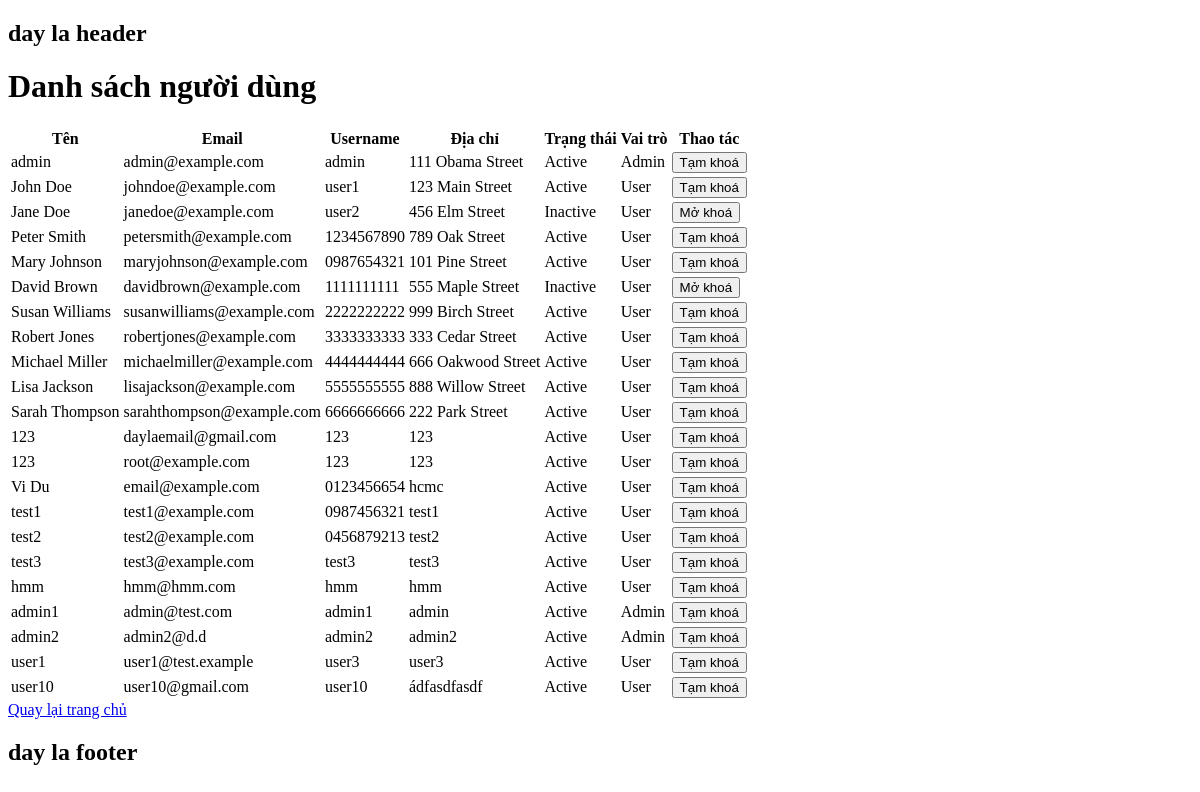
The page /user_management.php (signed in) on the database as committed earlier.
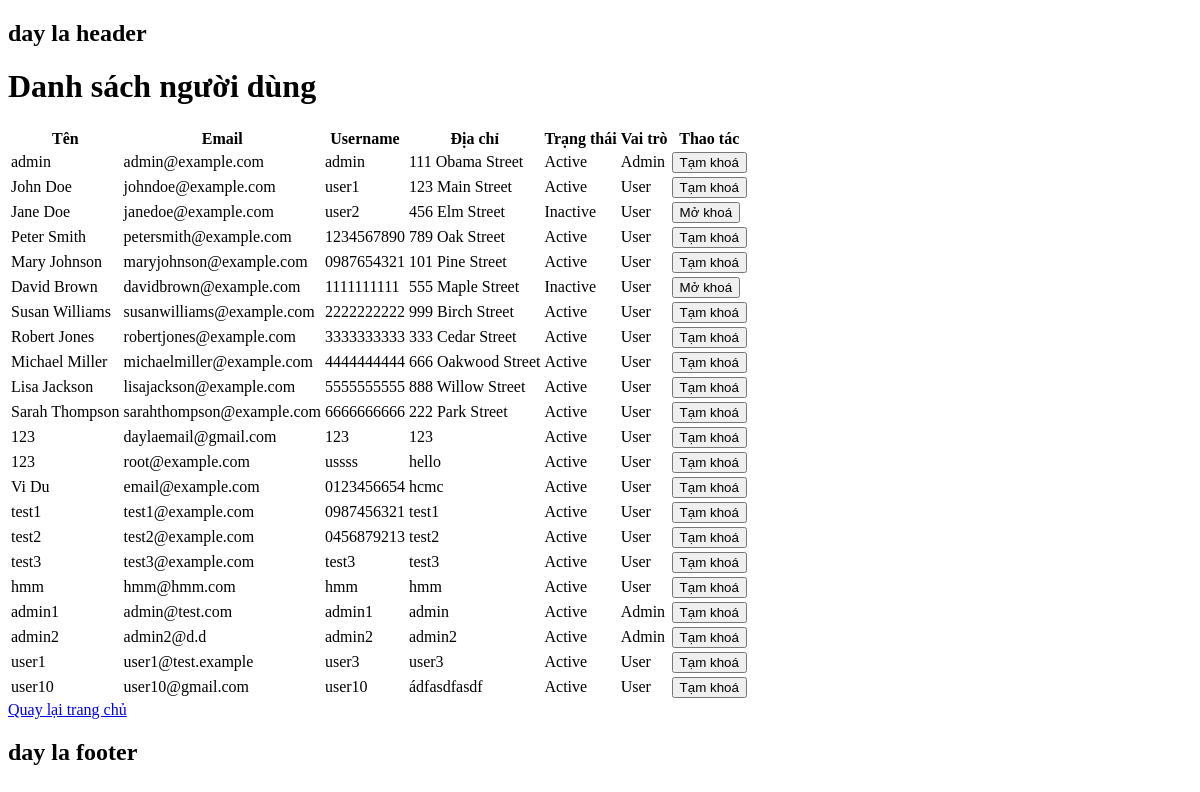
The same page on the database as committed later.
### tables this page shows
CREATE TABLE `users` (
  `id` int NOT NULL,
  `name` varchar(255) DEFAULT NULL,
  `email` varchar(255) NOT NULL,
  `username` varchar(20) NOT NULL,
  `address` varchar(255) NOT NULL,
  `password` varchar(255) NOT NULL,
  `is_active` tinyint(1) NOT NULL DEFAULT '1',
  `role_id` int NOT NULL DEFAULT '2'
);

### inc/init.php (called while the page is built, shortened)
<?php
spl_autoload_register(
    function ($className) {
        $fileName = strtolower($className) . ".php";
        $dirRoot = dirname(__DIR__);
    }
);

### classes/user.php (called while the page is built, shortened)
<?php
class User
{
    public static function getAllUserInfo($conn)
    {
        try {
            $sql = "select u.id, u.name, u.email, u.username, u.address, u.is_active, u.role_id from users u;";
            $stmt = $conn->prepare($sql);
            $stmt->setFetchMode(PDO::FETCH_ASSOC);
            if ($stmt->execute()) {
                $users = $stmt->fetchAll();
                return $users;
            }
        } catch (PDOException $e) {
            echo $e->getMessage();
            return null;
        }
    }
}

### user_management.php (the view, shortened to what this page needs)
<?
require "inc/init.php";
$conn = require "inc/db.php";
$users = User::getAllUserInfo($conn);
?>
<h1>Danh sách người dùng</h1>
<?php if (!empty($users)) : ?>
    <table>
        <thead>
            <tr>
                <th>Tên</th>
                <th>Email</th>
                <th>Username</th>
                <th>Địa chỉ</th>
                <th>Trạng thái</th>
                <th>Vai trò</th>
                <th>Thao tác</th>
            </tr>
        </thead>
        <tbody>
            <?php foreach ($users as $user) : ?>
                <tr>
                    <td><?php echo $user['name']; ?></td>
                    <td><?php echo $user['email']; ?></td>
                    <td><?php echo $user['username']; ?></td>
                    <td><?php echo $user['address']; ?></td>
                    <td><?php echo $user['is_active'] == 1 ? 'Active' : 'Inactive'; ?></td>
                    <td><?php echo $user['role_id'] == 1 ? 'Admin' : 'User'; ?></td>
                    <td>
                        <?php if ($user['is_active'] == false) : ?>
                            <button value="<?php echo $user['id']; ?>" name="id" id="btnActive">Mở khoá</button>
                        <?php else : ?>
                            <button value="<?php echo $user['id']; ?>" name="id" id="btnDeactive">Tạm khoá</button>
                        <?php endif; ?>
                    </td>
                </tr>
            <?php endforeach; ?>
        </tbody>
    </table>
<?php else : ?>
    <p>Không tìm thấy kết quả phù hợp</p>
<?php endif; ?>
<a href="index.php">Quay lại trang chủ</a>

Rows that differ between the two databases and show on the page:
changed users "root@example.com": username "123" → "ussss"; address "123" → "hello"
